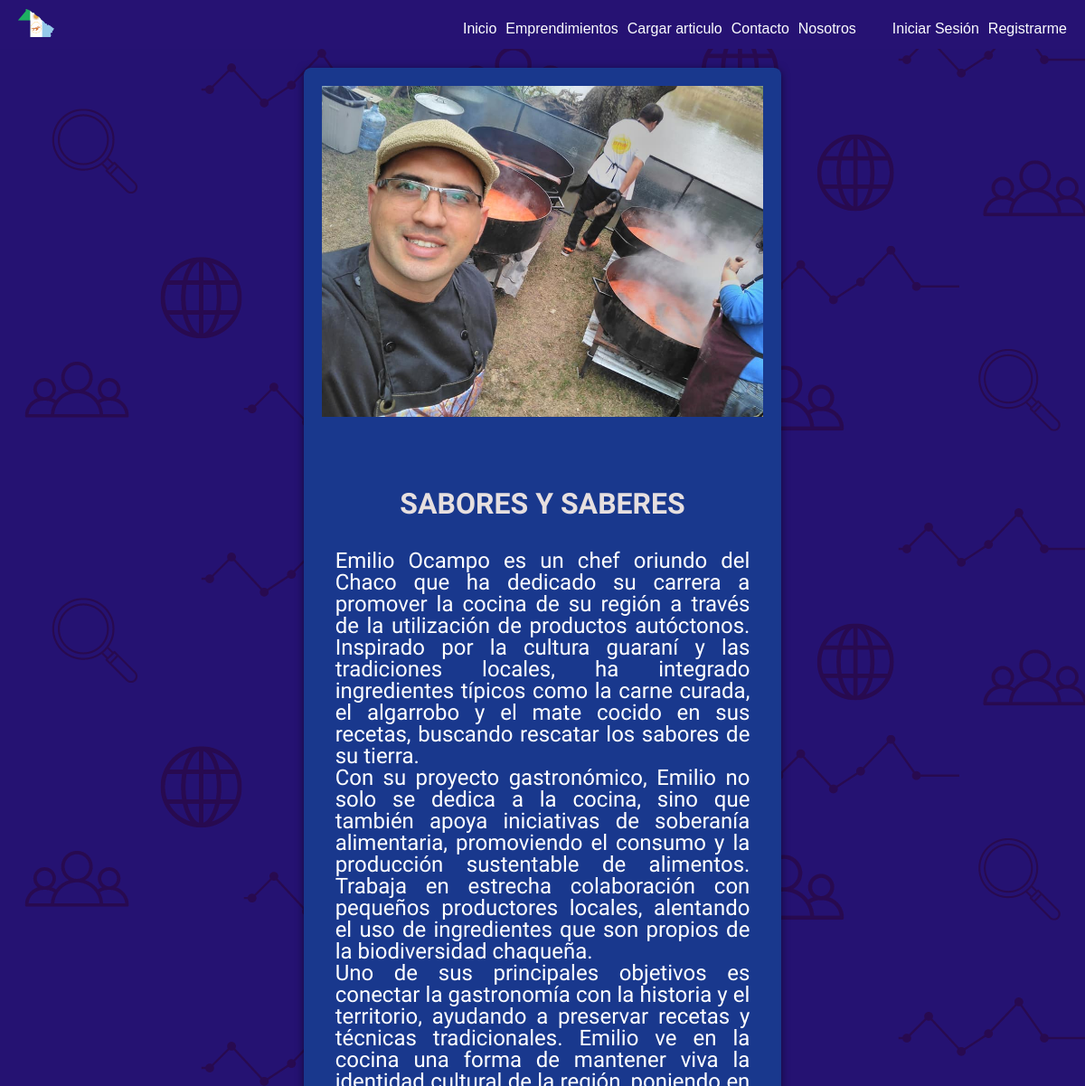
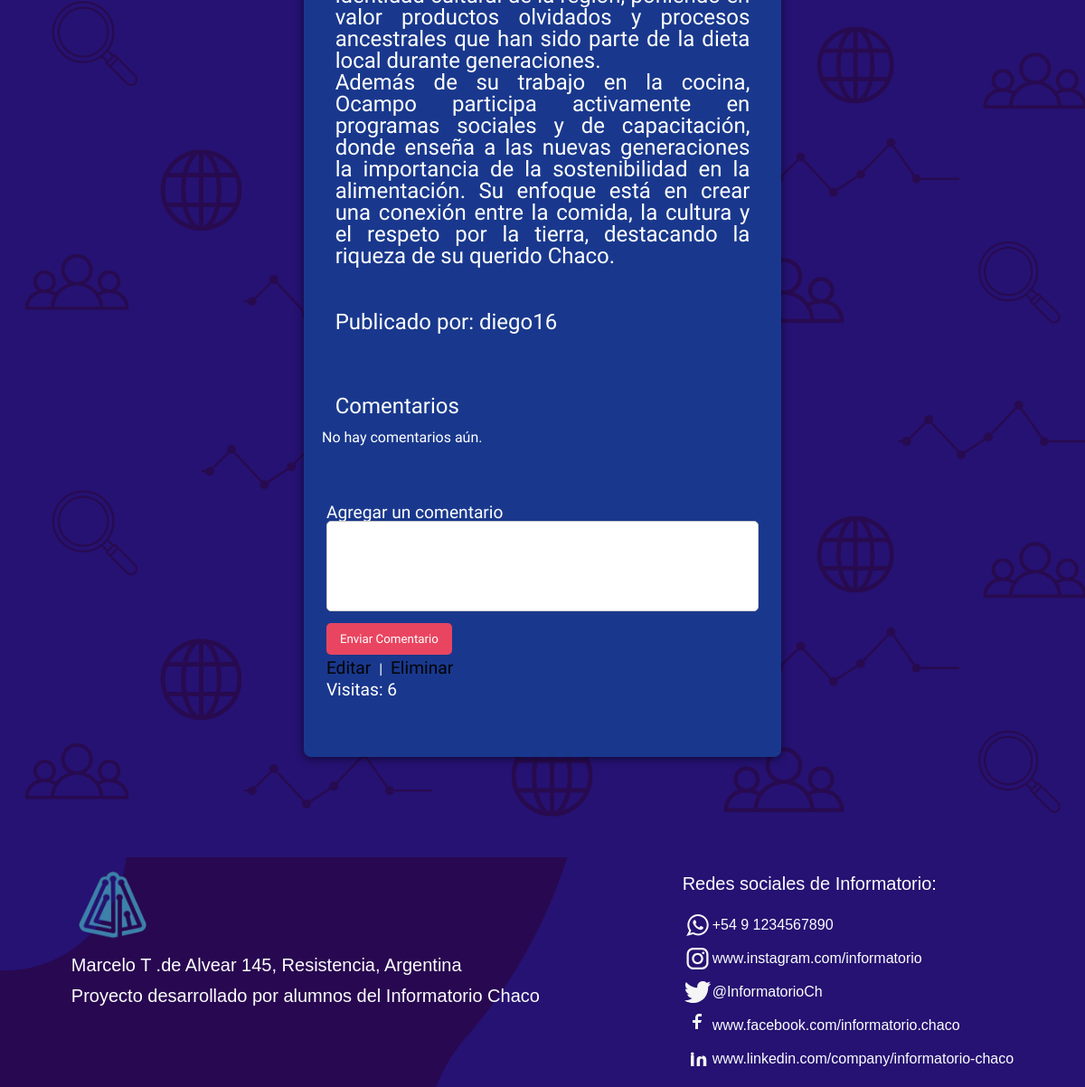
The app's page /emprendimientos/detalle/3/ with its own data (2 pictures, top to bottom).
### apps/emprendimientos/models.py (models this page shows, shortened)
class Articulo(models.Model):
    titulo = models.CharField(max_length=200)
    contenido = models.TextField()
    autor = models.ForeignKey(User, on_delete=models.CASCADE)
    categoria = models.ForeignKey(Categoria, on_delete=models.SET_NULL, null=True)
    fecha_publicacion = models.DateTimeField(auto_now_add=True)
    imagen = models.ImageField(upload_to='imagenes/', blank=True, null=True)
    destacado = models.BooleanField(default=False)
    visitas = models.PositiveIntegerField(default=0)

### apps/emprendimientos/views.py (the view, shortened to what this page needs)
# urls.py: path('detalle/<int:pk>/', ArticuloDetailView.as_view(), name='detalle_articulo'),
class ArticuloDetailView(DetailView):
    model = Articulo
    template_name = 'emprendimientos/detalle_articulo.html'
    context_object_name = 'articulo'
    def get_object(self):
        articulo = super().get_object()
        articulo.visitas += 1
        articulo.save()
        return articulo
    def get_context_data(self, **kwargs):
        context = super().get_context_data(**kwargs)
        context['comentarios'] = Comentario.objects.filter(articulo=self.object)
        return context

### templates/emprendimientos/detalle_articulo.html (shortened to what this page needs)
{% extends "base.html" %}
{% block contenido %}
<section class="art_detalle">
    <img class="imagen__detalle" src="{{ articulo.imagen.url }}" alt="{{ articulo.titulo }}">
    <div class="art_det">
        <h1 class="titulo_art">{{ articulo.titulo }}</h1>
        <p class="p_description">{{ articulo.contenido|linebreaksbr }}</p>
        <p class="p_description">Publicado por: {{ articulo.autor }}</p>
    </div>
    <h2 class="p_description">Comentarios</h2>
    {% for comentario in articulo.comentarios.all %}
    <div class="art_det">
        <p><strong>{{ comentario.autor.username }}</strong> dice:</p>
        <p class="art_com">{{ comentario.contenido }}</p>
        <p><em>{{ comentario.fecha }}</em></p>
        <a class="boton_det" href="{% url 'comentarios:editar_comentario' comentario.pk %}">Editar</a>
        <form action="{% url 'comentarios:eliminar_comentario' comentario.pk %}" method="post" style="display:inline;">
            {% csrf_token %}
            <button type="submit">Eliminar</button>
        </form>
    </div>
    {% empty %}
    <p>No hay comentarios aún.</p>
    {% endfor %}
    <div class="art_com">
        <h3>Agregar un comentario</h3>
        <form action="{% url 'comentarios:agregar_comentario' articulo_id=articulo.id %}" method="post">
            <textarea class="comentario_textarea" name="contenido" required></textarea>
            <button type="submit">Enviar Comentario</button>
        </form>
    </div>
    <div class="art_det">
        <a class="boton_det" href="{% url 'emprendimientos:editar_articulo' articulo.pk %}">Editar</a> |
        <a class="boton_det" href="{% url 'emprendimientos:eliminar_articulo' articulo.pk %}">Eliminar</a>
        <p class="boton_visit">Visitas: {{ articulo.visitas }}</p>
    </div>
</section>
{% endblock contenido %}

### static/css/style.css (style rules this page uses)
* { box-sizing: border-box; font-family: 'Work Sans'; margin: 0; padding: 0; }
html { scroll-behavior: smooth; }
:root { --color-purpura: rgb(40, 8, 81); --color-azulpupura: rgb(38, 18, 115); --color-azul-yankees: #092d51; --color-blanco: rgb(253, 254, 255); --color-negro: rgb(0, 0, 0); }
a { text-decoration: none; }

### static/css/crear_articulo.css (style rules this page uses)
body { font-family: Arial, sans-serif; background-image: url('../img/fondoprueba.png'); color: var(--color-blanco); margin: 0; padding: 0; min-height: 100vh; box-sizing: border-box; }
html, body { height: 100%; }

### static/css/nosotros.css (style rules this page uses)
body { font-family: Arial, sans-serif; }
h1 { color: var(--color-blanco); text-align: center; margin-top: 80px; font-weight: bold; font-size: 160%; }
h3 { color: var(--color-blanco); margin-top: 40px; font-size: 120%; }
.nosotros-intro, .nosotros-description, p { text-align: justify; margin-bottom: 20px; color: #ffffff; }

### static/css/detalle_articulo.css (style rules this page uses)
.art_detalle { margin: 75px 336px; max-width: 800px; padding: 20px; background-color: #19388d; border-radius: 8px; box-shadow: 0 2px 10px rgba(0, 0, 0, 0.5); display: flex; flex-direction: column; align-items: stretch; }
.art_det { margin-bottom: 20px; }
.titulo_art { font-size: 2em; margin-bottom: 20px; color: #e6dfdf; }
.art_com { color: #7fe6ff; padding: 1%; }
button { background-color: #e94560; color: white; padding: 10px 15px; border: none; border-radius: 5px; cursor: pointer; margin-top: 10px; }
.p_description { padding: 3%; font-size: x-large; }
.comentario_textarea { width: 100%; height: 100px; max-height: 100px; padding: 10px; border-radius: 5px; border: 1px solid #ccc; resize: none; }
.boton_det { padding: 1%; font-size:larger; color: #050303; }
.boton_visit { padding: 1%; font-size: larger; }
.imagen__detalle { width: 100%; }

### static/css/contacto.css (style rules this page uses)
* { box-sizing: border-box; margin: 0; padding: 0; }

### records on screen
Articulo: imagen (picture), titulo "SABORES Y SABERES", contenido "Emilio Ocampo es un chef oriundo del Chaco que ha dedicado su carrera a promover la cocina de su región a través de la utilización de productos autóctonos. Inspirado por la cultura guaraní y las tradiciones locales, ha integrado ingredientes típicos como la carne curada, el algarrobo y el mate cocido en sus recetas, buscando rescatar los sabores de su tierra. Con su proyecto gastronómico, Emilio no solo se dedica a la cocina, sino que también apoya iniciativas de soberanía alimentaria, promoviendo el consumo y la producción sustentable de alimentos. Trabaja en estrecha colaboración con pequeños productores locales, alentando el uso de ingredientes que son propios de la biodiversidad…", autor "diego16", visitas "6"
